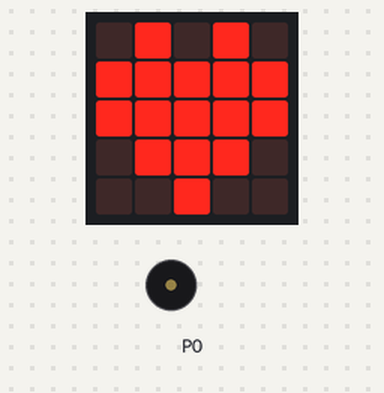
Bench run of a program on a simulated BBC micro:bit (MakeCode). Parts: the board's 5×5 LED display, buzzer (waves = sounding).

Above: at 0.1 s.
At 9.2 s:
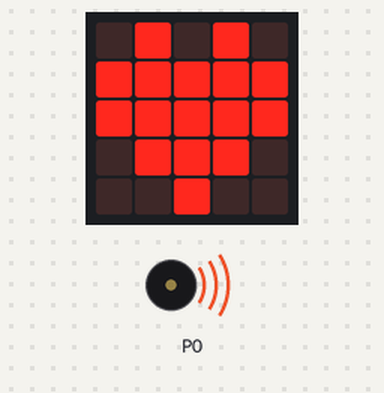
At 18.6 s:
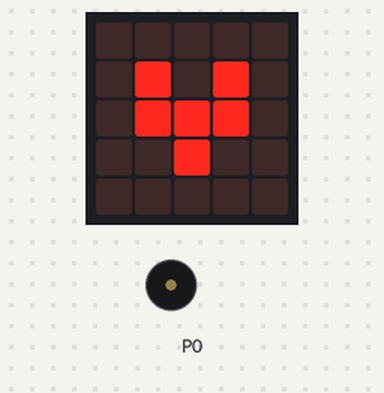
Timing chart, 0 to 20.1 s (numbered marks = the images above):
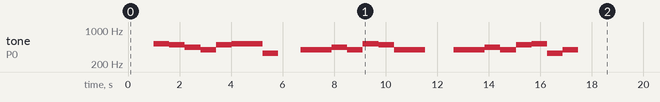

The program:

main.ts
```typescript
function on_forever () {
    basic.showIcon(IconNames.Heart)
    basic.clearScreen()
    basic.pause(500)
    basic.showIcon(IconNames.SmallHeart)
    basic.clearScreen()
    basic.pause(500)
    basic.forever(function on_forever2() {

    })
}
input.onSound(DetectedSound.Loud, function () {

})
basic.showLeds(`
    . # . # .
    # # # # #
    # # # # #
    . # # # .
    . . # . .
    `)
basic.showIcon(IconNames.Heart)
music.playMelody("C5 B A G B C5 C5 E ", 100)
basic.clearScreen()
basic.pause(Math.round(led.brightness()) + 0)
basic.showIcon(IconNames.Heart)
music.playMelody("G G A G C5 B G G ", 100)
basic.clearScreen()
basic.pause(500)
basic.showIcon(IconNames.Heart)
music.playMelody("G G A G B C5 E G ", 100)
on_forever()
let strip = neopixel.create(DigitalPin.P6, 24, NeoPixelMode.RGB_RGB)
```

test.ts
```typescript
// aquí va el archivo "tests"; esto no se compilará cuando este paquete se utilice como una extensión.
```

Measured:
- what the display in image 1 shows lasts 5.4 s, from 6.1 s to 11.5 s
